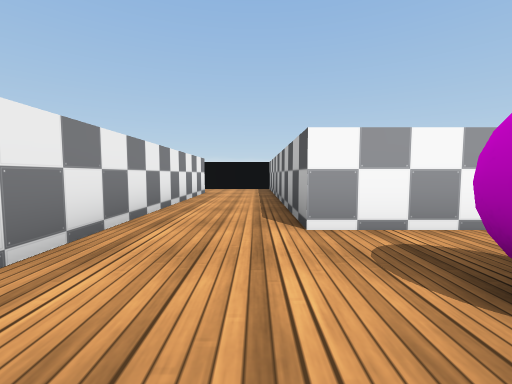
view 1 (above)

16 first-person views from a walk through a scene from a Unity 3-D project. The camera is 0.55 m above the floor, tilts 4° down and sees 90° across. The floor is counted in squares, 1 m on a side. Each view is taken from the middle of a square. On the plan, view 1 faces up. The plan holds only what a view shows up to about 9 squares ahead; the rest is blank. Some surface patterns are stand-ins.

view 2
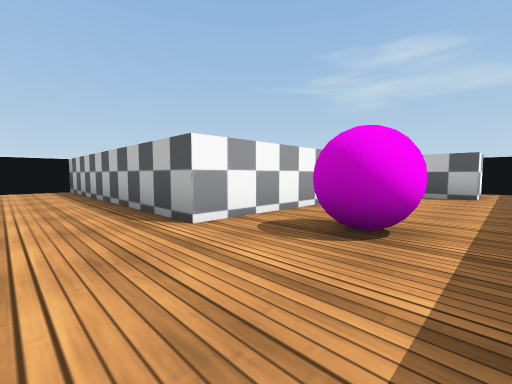

view 3
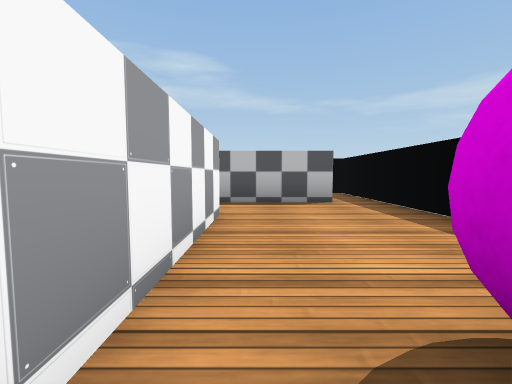

view 4
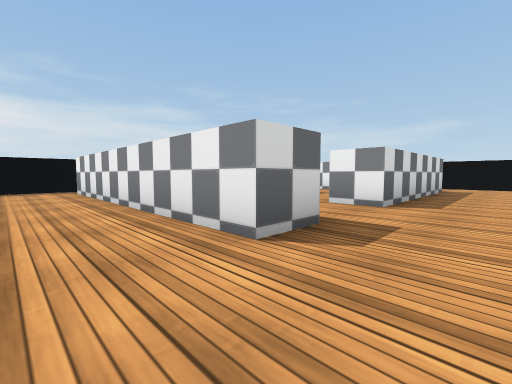

view 5
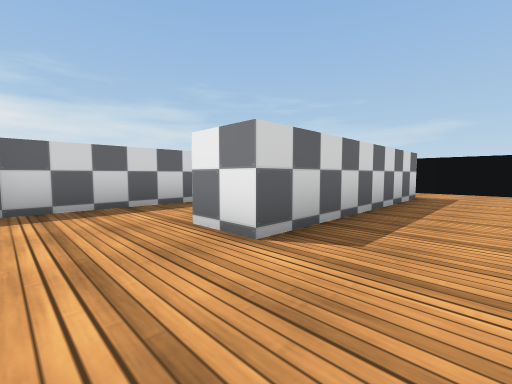

view 6
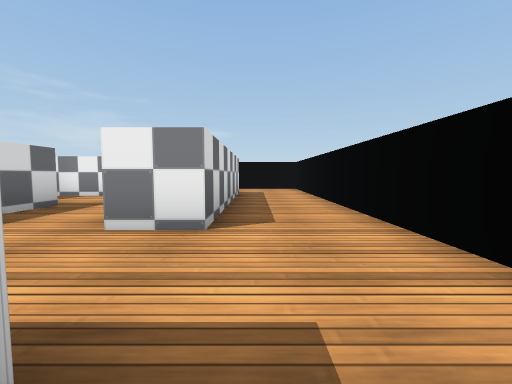

view 7
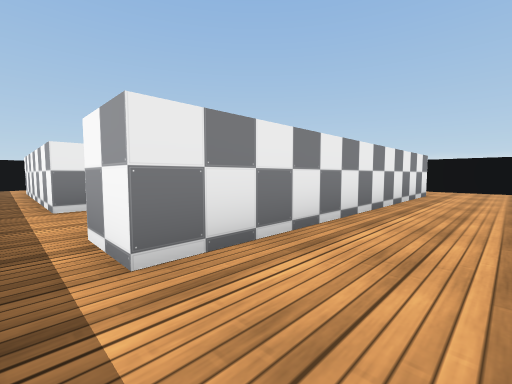

view 8
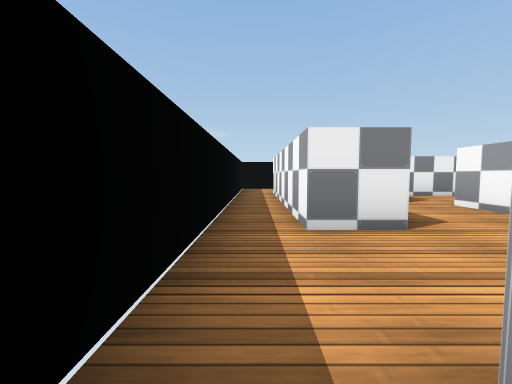

view 9
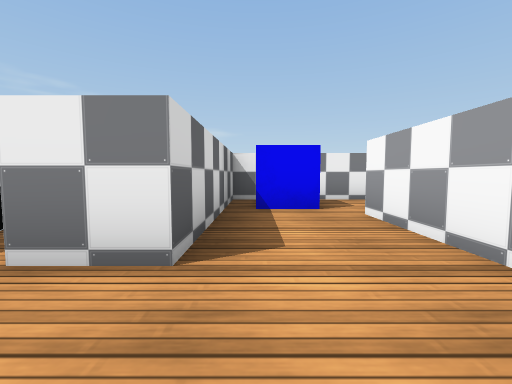

view 10
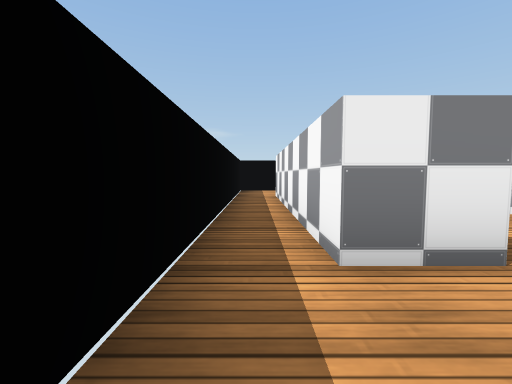

view 11
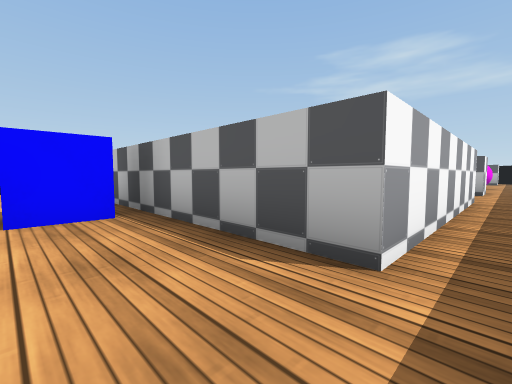

view 12
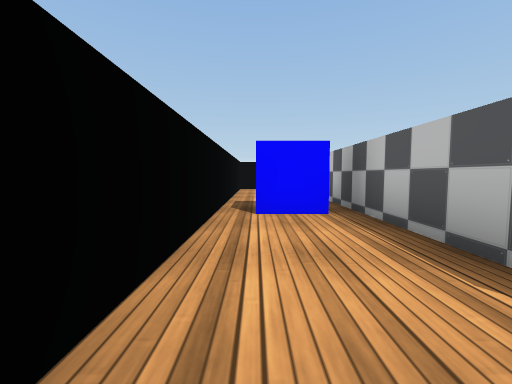

view 13
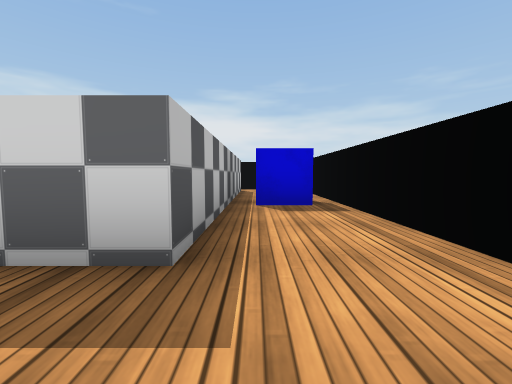

view 14
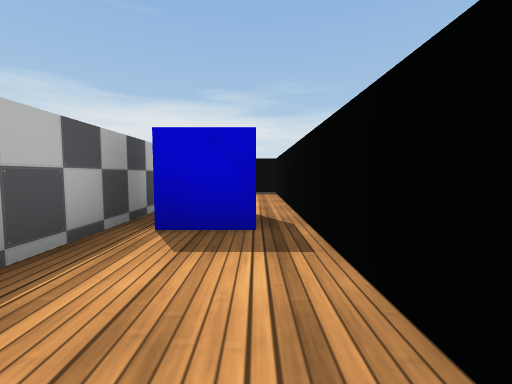

view 15
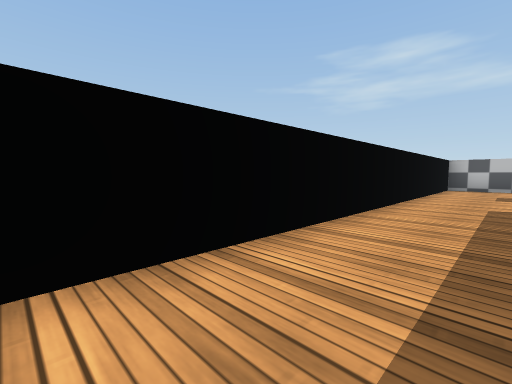

view 16
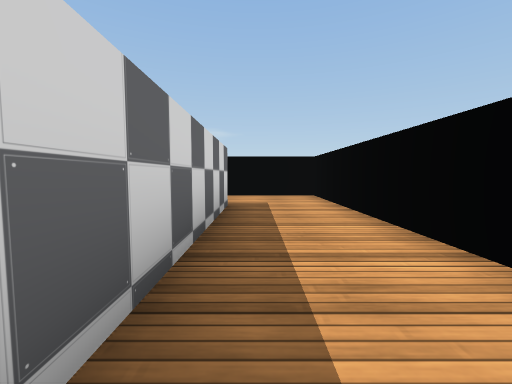

### Floor plan
Key: @ floor where view 1 was taken; # wall or solid block; . floor; B ball; C cube.
Columns run from 12 left of view 1 to 9 right of it. Each row starts with its distance up from view 1.
 10 #####   ######
  9 #............#
  8 #............#
  7 #..#####..#..#
  6 #..#  ....#..#
  5  ..#......#..#
  4  CC#..#####..#
  3 #..#..... #..####.#
  2 #..#C.....#.......#
  1 #..#####..#..BB...## #
  0 #...........@........#
 -1 #######   ###   ######

Positions as (right, up) in squares from view 1, and headings:
1: (0, 0), facing up
2: (-1, 0), facing up-right
3: (1, 2), facing right
4: (0, 9), facing down-left
5: (-3, 9), facing down-left
6: (-2, 8), facing left
7: (0, 0), facing up-left
8: (-2, 0), facing left
9: (-3, 2), facing left
10: (-3, 0), facing left
11: (-11, 0), facing up-right
12: (-11, 0), facing up
13: (-10, 9), facing down
14: (-11, 7), facing down
15: (-10, 8), facing up-right
16: (-5, 8), facing left
